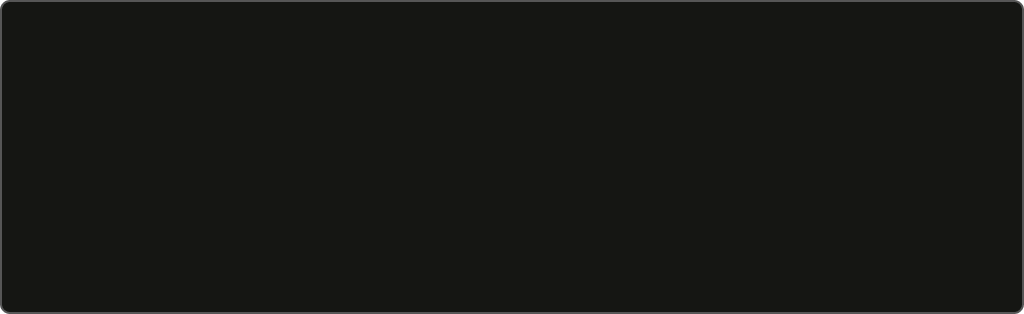
#> input picture base.png, 1024 x 314 px
$ python image.py
#> lines starting #> are read from the running program, lines starting #| are printed output that depends on the picture
from PIL import Image, ImageDraw, ImageFont
import re

def get_empty():
    return Image.new("RGB", (1,1), color=(0,)*4)

def escape_text(text):
    result = re.sub(r"<[^|>]+\|([^>]+)>", r"\1", text)
    return result

def draw_card(text:str, author:str):
#> called with author = '@author'
    text = escape_text(text)
    img = Image.open("base.png").convert("RGB")
    draw = ImageDraw.Draw(img)
    font = ImageFont.truetype("font.ttf", 48)
    attrib_font = ImageFont.truetype("font.ttf", 24)

    max_width = img.width - 40
#> max_width = 984
    words = text.split()
    lines = []
    current_line = ""

    for word in words:
        test_line = current_line + " " + word if current_line else word
        w = draw.textlength(test_line, font=font)
        if w <= max_width:
            current_line = test_line
        else:
            lines.append(current_line)
            current_line = word
        if len(lines) == 4:
            break
#> this loop made 25 passes
#> w on passes 1 to 12: 150.3, 311.5, 449.1, 521.6, 676.6, 976.4, 1234.3, 348.3, 475.6, 688.3, 847.1, 891.8
#> after the loop, lines = 4 items

    if len(lines) < 4 and current_line:
        lines.append(current_line)

    if len(lines) == 4 and (len(words) > sum(len(line.split()) for line in lines)):
        while True:
            if not lines[-1]:
                break
            test_line = lines[-1] + "..."
            w = draw.textlength(test_line, font=font)
            if w <= max_width:
                lines[-1] = lines[-1] + "..."
                break
            else:
                # Remove last word
                lines[-1] = " ".join(lines[-1].split()[:-1])
#> this loop made 1 pass
#> w on pass 1: 973.6

    # Draw lines
    y = 20
    for line in lines:
        draw.text((24, y), line, font=font, fill=(255,)*4)
        y += 48 + 8
#> this loop made 4 passes
#> (line, y) on passes 1 to 3: ('Lorem ipsum dolor sit amet, consectetur', 76), ('adipiscing elit. Nam sodales, lectus a', 132), ('gravida posuere, erat justo vestibulum', 188)
#> y on pass 4: 244
#> after the loop, y = 244

    author_w = draw.textlength(author, font=attrib_font)
#> author_w = 103.1
    draw.text((img.width-author_w-20, img.height-60), author, font=attrib_font)

    return img

if __name__ == "__main__":
    print(escape_text("Hello <https://world.com|World>!"))

    img = draw_card(
        "Lorem ipsum dolor sit amet, consectetur adipiscing elit. Nam sodales, lectus a gravida posuere, erat justo vestibulum nisl, non venenatis orci turpis ac nulla. Cras dictum et felis feugiat rutrum. Integer a odio tempus, luctus nisl ut, ultricies lacus. Nunc in nibh felis. Nulla mollis tincidunt mauris. Pellentesque pellentesque auctor laoreet. Maecenas finibus accumsan lobortis. Praesent vel ornare magna. In suscipit pharetra ipsum pellentesque sagittis.",
        "@author"
    )
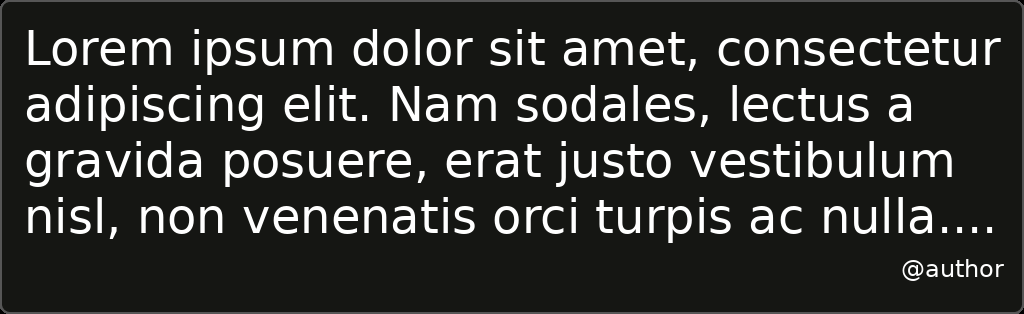
#> img: PIL image 1024x314 RGB; mean R, G, B 47.7, 48.6, 46
    img.show()
